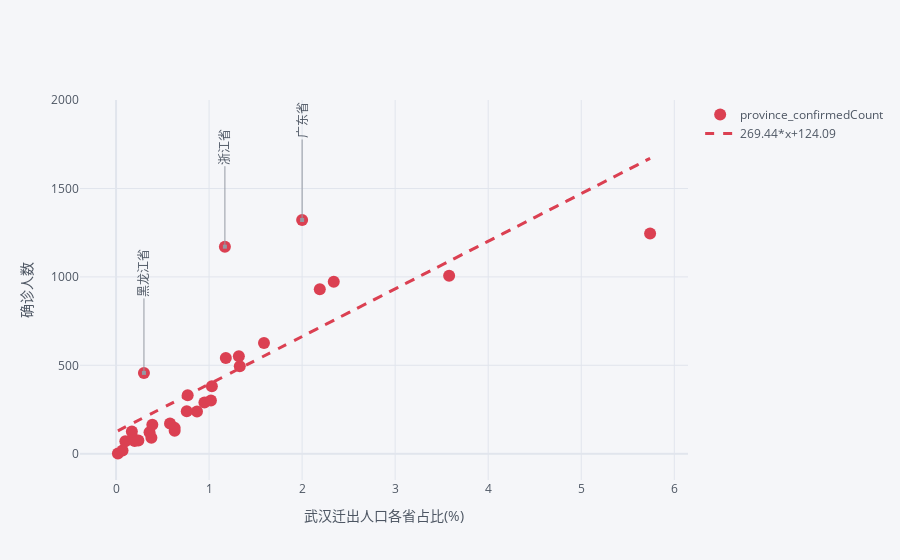

Notebook source saved alongside this figure:
### Code cell
current_counts.iplot(kind='scatter',
                     mode='markers',
                     x='move_out',
                     y='province_confirmedCount',
                     colors=['red'],
                     xTitle='武汉迁出人口各省占比(%)',
                     yTitle='确诊人数',
                     bestfit=True,
                     bestfit_colors=['red'],
                     annotations=annotations)

### Figure 1 — Plotly figure (JSON) as saved in the notebook; plotly's stock layout.template omitted (floating-point values rounded to 4 significant figures)
{"data": [{"line": {"color": "rgba(219, 64, 82, 1.0)", "dash": "solid", "shape": "linear", "width": 1.3}, "marker": {"size": 12, "symbol": "circle"}, "mode": "markers", "name": "province_confirmedCount", "text": "", "type": "scatter", "x": [0.02, 0.07, 0.1, 0.2, 0.24, 0.18, 0.38, 0.36, 0.17, 0.63, 0.63, 0.39, 0.58, 0.87, 0.76, 0.95, 1.02, 0.77, 1.03, 0.3, 1.33, 1.18, 1.32, 1.59, 2.19, 2.34, 3.58, 1.17, 5.74, 2], "y": [1, 18, 70, 72, 75, 89, 90, 121, 125, 129, 146, 163, 171, 238, 240, 290, 301, 331, 381, 457, 495, 541, 551, 626, 930, 973, 1006, 1171, 1246, 1322]}, {"line": {"color": "rgba(219, 64, 82, 1.0)", "dash": "dash", "shape": "linear", "width": 3}, "mode": "lines", "name": "269.44*x+124.09", "type": "scatter", "x": [0.02, 0.07, 0.1, 0.2, 0.24, 0.18, 0.38, 0.36, 0.17, 0.63, 0.63, 0.39, 0.58, 0.87, 0.76, 0.95, 1.02, 0.77, 1.03, 0.3, 1.33, 1.18, 1.32, 1.59, 2.19, 2.34, 3.58, 1.17, 5.74, 2], "y": [129.5, 142.9, 151.0, 178.0, 188.8, 172.6, 226.5, 221.1, 169.9, 293.8, 293.8, 229.2, 280.4, 358.5, 328.9, 380.1, 398.9, 331.6, 401.6, 204.9, 482.4, 442.0, 479.8, 552.5, 714.2, 754.6, 1089.0, 439.3, 1671.0, 663.0]}], "layout": {"annotations": [{"arrowcolor": "#9499A3", "arrowhead": 7, "ax": 0, "ay": -100, "font": {"color": "#4D5663", "size": 12}, "hovertext": "", "opacity": 1, "showarrow": true, "text": "黑龙江省", "textangle": -90, "x": 0.3, "xref": "x", "y": 457, "yref": "y"}, {"arrowcolor": "#9499A3", "arrowhead": 7, "ax": 0, "ay": -100, "font": {"color": "#4D5663", "size": 12}, "hovertext": "", "opacity": 1, "showarrow": true, "text": "浙江省", "textangle": -90, "x": 1.17, "xref": "x", "y": 1171, "yref": "y"}, {"arrowcolor": "#9499A3", "arrowhead": 7, "ax": 0, "ay": -100, "font": {"color": "#4D5663", "size": 12}, "hovertext": "", "opacity": 1, "showarrow": true, "text": "广东省", "textangle": -90, "x": 2, "xref": "x", "y": 1322, "yref": "y"}], "legend": {"bgcolor": "#F5F6F9", "font": {"color": "#4D5663"}}, "paper_bgcolor": "#F5F6F9", "plot_bgcolor": "#F5F6F9", "title": {"font": {"color": "#4D5663"}}, "xaxis": {"gridcolor": "#E1E5ED", "showgrid": true, "tickfont": {"color": "#4D5663"}, "title": {"font": {"color": "#4D5663"}, "text": "武汉迁出人口各省占比(%)"}, "zerolinecolor": "#E1E5ED"}, "yaxis": {"gridcolor": "#E1E5ED", "showgrid": true, "tickfont": {"color": "#4D5663"}, "title": {"font": {"color": "#4D5663"}, "text": "确诊人数"}, "zerolinecolor": "#E1E5ED"}}}
